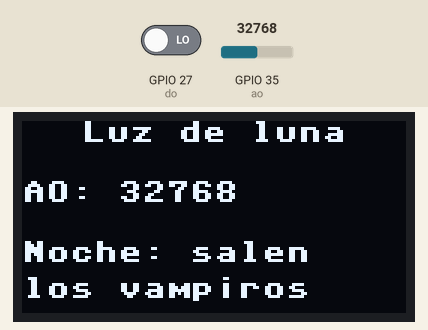
Simulated run of this program. Board: ESP32 board running MicroPython. On the bench: 128×64 one-colour display. Wiring (from the project's diagram.json): light sensor on GPIO 27, light sensor on GPIO 35. The test bench sets the inputs (shaded band); at power-on: GPIO 27 (do) LOW, GPIO 35 (ao) = 32768 (analog values on the 0–65535 scale). Library files of the repository ran but are not shown: ssd1306.py.

Above: at 1.2 s.
1.3 s: GPIO 27 (do) driven HIGH
At 2.6 s:
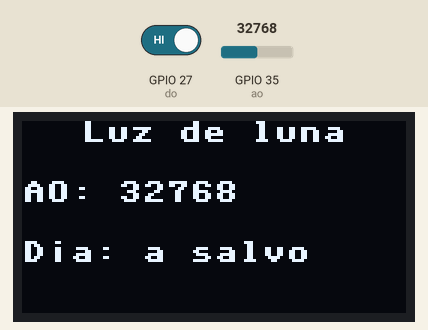
2.9 s: GPIO 35 (ao) set to 45874
At 4.1 s:
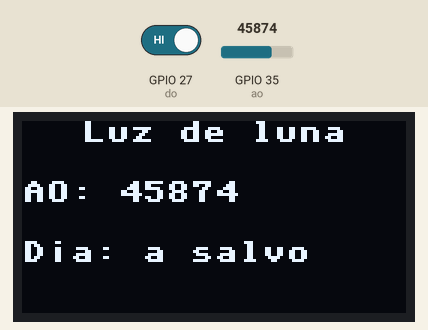
4.4 s: GPIO 35 (ao) set to 57670
At 5.7 s:
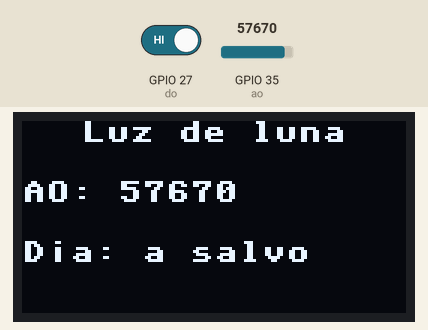
6.0 s: GPIO 27 (do) driven LOW
At 7.3 s:
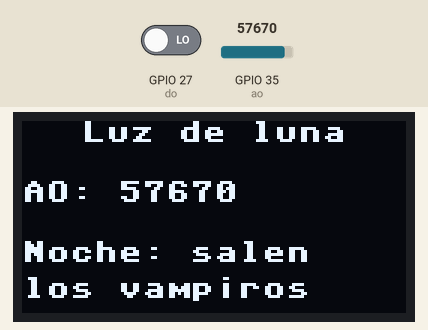
7.6 s: GPIO 35 (ao) set to 65535
At 8.9 s:
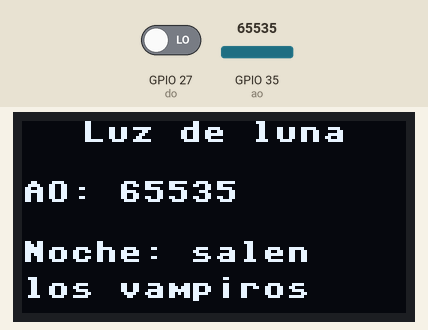
Timing chart, 0 to 10.2 s (numbered marks = the images above; inputs shaded):
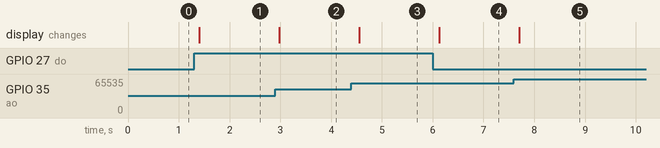

The program:

luz_de_luna_bicho.py
```python
# 🐞 RETO · CAZA EL BICHO
# Este programa tiene UN error escondido. Síntoma: con mucha luz dice «Noche» y de noche dice «Dia».
# No lo compares con luz_de_luna.py: encuéntralo con el depurador
# (breakpoints, Variables y Watch). Pistas en la guía.
# Sensor 4 · Fotorresistencia (LDR): luz de luna.
# Da DOS señales: AO es analógica (cuánta luz) y DO es digital (¿está oscuro?).
from machine import ADC
import time
from machine import Pin, I2C
import ssd1306


def preparar_pantalla():
    i2c = I2C(0, scl=Pin(22), sda=Pin(21), freq=400000)
    return ssd1306.SSD1306_I2C(128, 64, i2c)


def preparar_sensor():
    ao = ADC(Pin(35))
    ao.atten(ADC.ATTN_11DB)
    do = Pin(27, Pin.IN)
    return ao, do


def mostrar(display, crudo, oscuro):
    display.fill(0)
    display.text("Luz de luna", 20, 0, 1)
    display.text("AO: %d" % crudo, 0, 20, 1)
    if oscuro:
        display.text("Noche: salen", 0, 40, 1)
        display.text("los vampiros", 0, 52, 1)
    else:
        display.text("Dia: a salvo", 0, 40, 1)
    display.show()


def main():
    display = preparar_pantalla()
    ao, do = preparar_sensor()
    for vuelta in range(300):
        crudo = ao.read_u16()  # mucha luz = número bajo, poca luz = número alto
        oscuro = do.value() == 0
        mostrar(display, crudo, oscuro)  # breakpoint aquí
        time.sleep_ms(200)


if __name__ == "__main__":
    main()
```

Measured:
- after the input at 1.3 s, the display: changes after 0.10 s (image 1)
- after the input at 2.9 s, the display: changes after 0.08 s (image 2)
- after the input at 4.4 s, the display: changes after 0.15 s (image 3)
- after the input at 6.0 s, the display: changes after 0.13 s (image 4)
- after the input at 7.6 s, the display: changes after 0.11 s (image 5)
